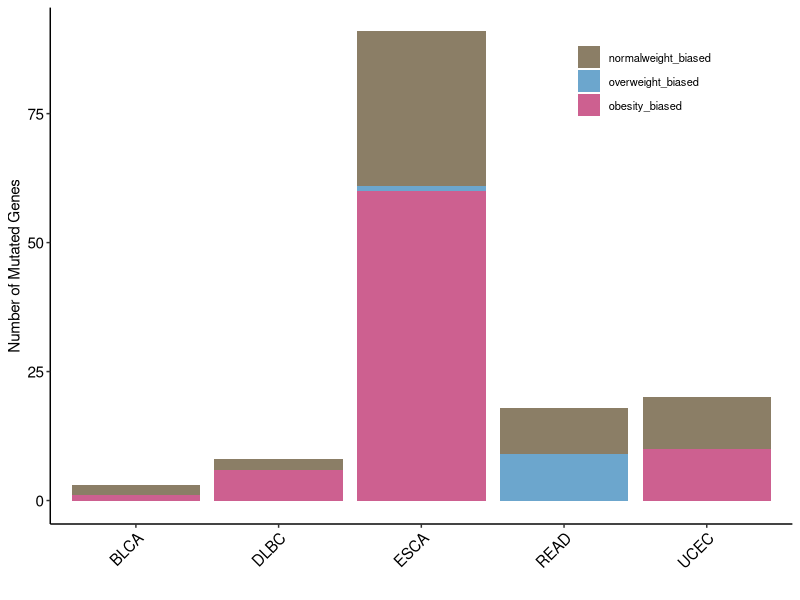

Generate this figure with R:
setwd("./data/processedData/FiguresData")
library(ggplot2)
library(plyr)
library(reshape)
df <- read.table("SignificantGeneNum.txt", sep = "\t", header = T)
head(df)
df$normalweight.biased <- c(2,0,0,0,2,30,0,1,9,0,0,10,0,1)
df <- ddply(df, .(Tumor), transform, pos = cumsum(overweight.biased+obesity.biased+normalweight.biased)-0.5*(overweight.biased+obesity.biased+normalweight.biased))
df_new <- tidyr::gather(df,key='group',value='num',c(2:4,-1))
head(df_new)
###ob
df_new$group <- gsub("\\.","_",df_new$group)
barwidth = 0.8

df_new <- df_new[df_new$Tumor %in% c("BLCA", "DLBC", "ESCA", "READ","UCEC"),]

df_new$group <- factor(df_new$group,levels = c("normalweight_biased","overweight_biased","obesity_biased"))

pdf(file = "./Figures/Fig3a_mutatedGene_num_test.pdf",
    width=2.2,
    height=3.5)

ggplot(df_new, aes(x=Tumor, y=num)) + 
  geom_bar(aes(fill=group),position = "stack",stat="identity") +
  #geom_text(data=subset(df_new, num != 0), aes(label=num, x=pos), size=3) +
  scale_fill_manual(values=c("wheat4","skyblue3","hotpink3")) +
  #guides(color = F) +
  labs(y="Number of Mutated Genes", x="", fill="") +  
  theme_classic() +
  theme(title = element_text(size=11,  color="black"),
        plot.title = element_text(hjust = 0.5),
        axis.text.x = element_text(size=11, color="black",angle = 45,colour ="black",hjust = 1),
        #axis.text.x = element_blank(),
        axis.text.y = element_text(size=11, color="black"),
        axis.title.y = element_text(size=11,color="black"),
        # axis.title.x = element_text(size=18, face="bold", color="black"),
        legend.text = element_text(size=8, color="black"),
        legend.position = c(0.8,0.88))
        #legend.position ="none")

dev.off()
